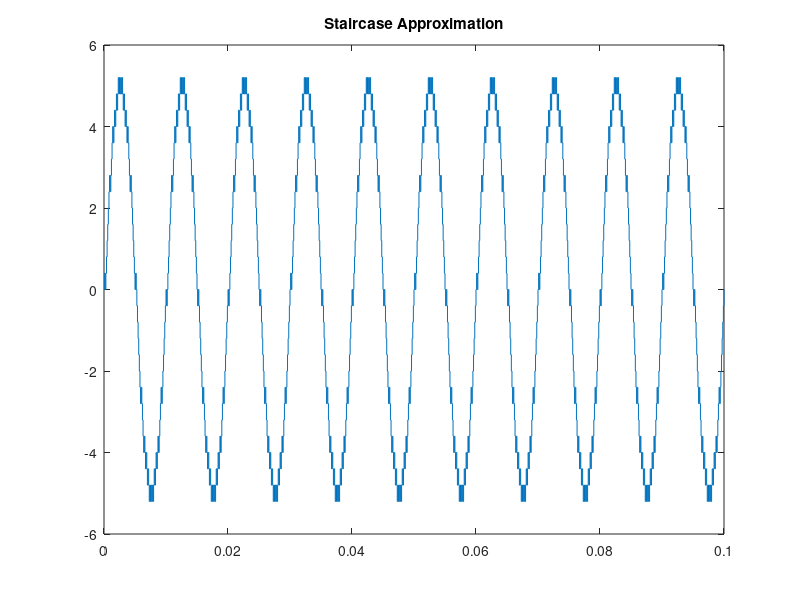
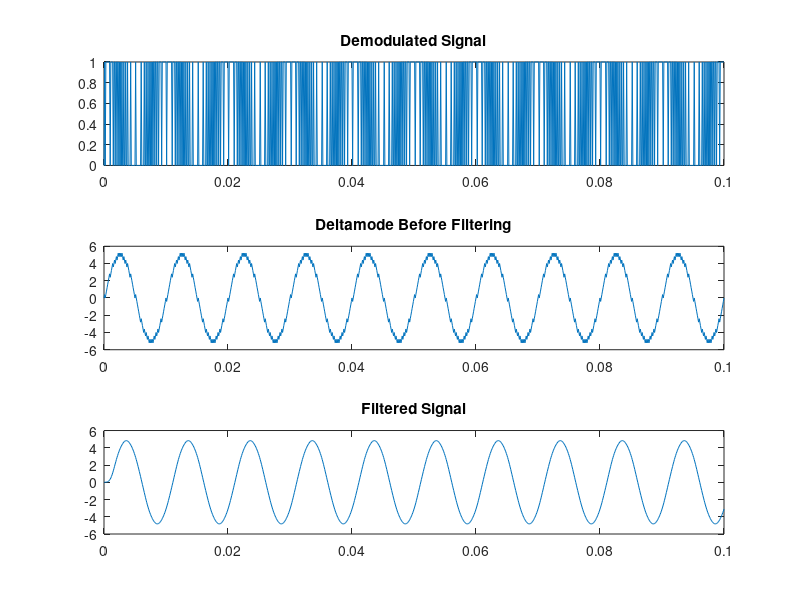

MATLAB code to generate these figures, in order:
clear;
clc;

fs = 10000;
t = 0 : 1/fs : 1000/fs;

fm = 100;
Am = 5;
x = Am*sin(2*pi*fm*t);

y=[0];
xr = 0;
level = 0.4;

for i = 1 : length(x)-1
    if xr(i) <= x(i)
        d = 1;
        xr(i+1) =  xr(i) + level;
    else
        d = 0;
        xr(i+1) = xr(i) - level;
    end
    y = [y d];
end

stairs(t,xr);
title('Staircase Approximation');

figure;
subplot(3,1,1);
plot(t,y);
title('Demodulated Signal');

%delta
y_demod = 0;
xr_demod = 0;

for i = 2: length(y)
    if y(i) == 1
        xr_demod = xr_demod + level;
    else
        xr_demod = xr_demod - level;
    end
    y_demod = [y_demod xr_demod];
end

subplot(3,1,2);
plot(t,y_demod);
title('Deltamode Before Filtering');

%filtering
filter_order = 20;
lowpass_filter = fir1(filter_order,fm/(fs/2),'low');
filtered_signal = filter(lowpass_filter,1,y_demod);

subplot(3,1,3);
plot(t,filtered_signal);
title('Filtered Signal');
